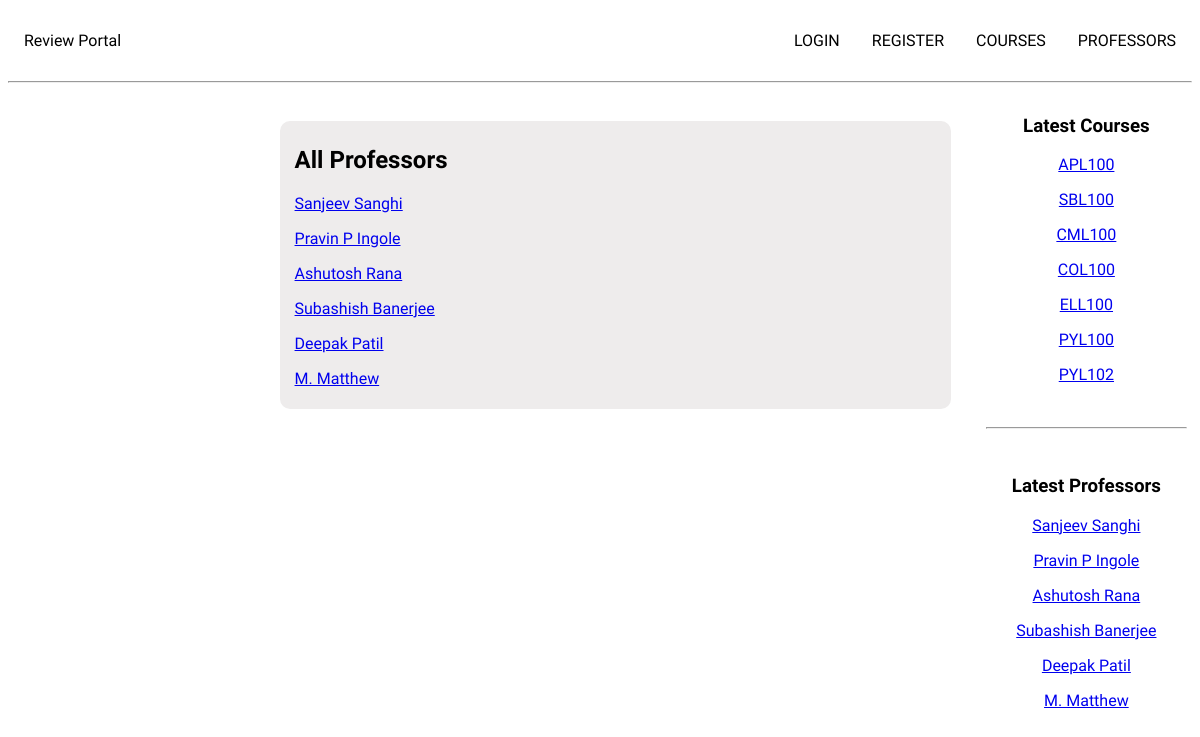
Page /profs/ on the committed database.
### review/models.py (models this page shows, shortened)
class Course(models.Model):
    date_posted = models.DateTimeField(default=timezone.now)
    branch = (
        ('AM', 'Applied Mechanics'),
        ('BB', 'Biochemical Engineering and Biotechnology'),
        ('CH', 'Chemical Engineering'),
        ('CE', 'Civil Engineering'),
        ('CS', 'Computer Science and Engineering'),
        ('EE', 'Electrical Engineering'),
        ('ME', 'Mechanical Engineering'),
    )
    title = models.CharField(max_length = 6)
    department = models.CharField(max_length=2, choices=branch)

class Professor(models.Model):
    branch = (
        ('AM', 'Applied Mechanics'),
        ('BB', 'Biochemical Engineering and Biotechnology'),
        ('CH', 'Chemical Engineering'),
        ('CE', 'Civil Engineering'),
        ('CS', 'Computer Science and Engineering'),
        ('EE', 'Electrical Engineering'),
        ('ME', 'Mechanical Engineering'),
    )
    title = models.CharField(max_length = 40 )
    department = models.CharField(max_length=2, choices=branch)
    date_posted = models.DateTimeField(default=timezone.now)

### review/views.py (the view)
# urls.py: path('profs/', views.profs, name = 'profs'),
def profs(request):
	courses = Course.objects.all()
	professors = Professor.objects.all()
	context = {
		'courses' : courses,
		'professors' : professors,
	}
	return render(request,'review/profs.html',context)

### review/templates/review/profs.html
{% extends 'review/base.html' %}
{% block right-up %}
<h3>Latest Courses</h3>
{% for course in courses %}
	<p><a href="{% url 'course_detail' course.id %}"> {{ course.title }}</a></p>
{% endfor %}
{% endblock right-up %}
{% block right-down %}
<h3>Latest Professors</h3>
{% for prof in professors %}
	<p> <a href="{% url 'prof_detail' prof.id %}"> {{ prof.title }} </a></p>
{% endfor %}
{% endblock right-down%}
{% block content %}
<h2> All Professors </h2>
{% for prof in professors %}
	<p> <a href="{% url 'prof_detail' prof.id %}"> {{ prof.title }} </a></p>
{% endfor %}
{% endblock content %}

### review/templates/review/base.html (style rules this page uses)
body { font-family:Exo; }

### rows in the picture
Course: title "APL100"
Course: title "SBL100"
Course: title "CML100"
Course: title "COL100"
Course: title "ELL100"
Course: title "PYL100"
Course: title "PYL102"
Professor: title "Sanjeev Sanghi"
Professor: title "Pravin P Ingole"
Professor: title "Ashutosh Rana"
Professor: title "Subashish Banerjee"
Professor: title "Deepak Patil"
Professor: title "M. Matthew"
